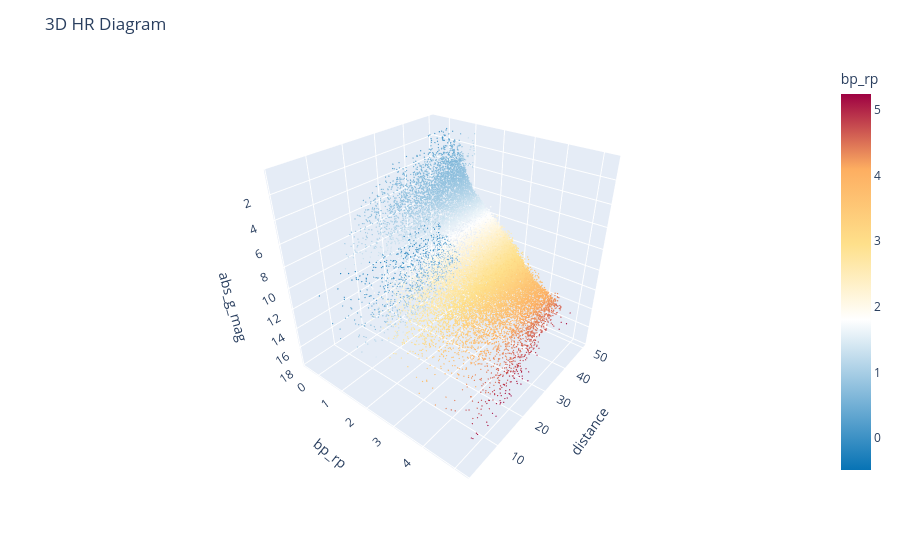

The notebook cell saved with this chart:
### Markdown cell above
### 4.c. Make different versions of this plot.

Pick at least one your ideas from the previous part and make them! Then, comment: What did you want to convey with the idea? Do you think it worked?

### Code cell
import plotly.express as px

# making the 3D HR Diagram
fig = px.scatter_3d(gaia_df[bp_good & rp_good & G_good], x='bp_rp', y='distance', z='abs_g_mag', color='bp_rp', color_continuous_scale=[
[0, '#0773b5'], # the colors here are once again meant to approximate the colors of stars
[0.4, 'rgb(255, 255, 255)'],
[0.6, '#fee08b'],
[0.8, '#fdae61'],
[1, '#9e0142']
])
camera = dict(
    eye=dict(x=1.2, y=-1.5, z=1.2)
)
fig.update_layout(scene_camera=camera, title='3D HR Diagram')

# decreasing the size of the points
fig.update_traces(marker=dict(size=0.75))

# reversing z axis limits
fig.update_scenes(zaxis_autorange='reversed')

fig.show()

# this is so that the plot shows up in the pdf
# from IPython.display import Image
# Image('Figures/3D_HR.png')

### Figure 1 — Plotly figure (JSON) as saved in the notebook; plotly's stock layout.template omitted (floating-point values rounded to 4 significant figures; data arrays with more than 128 entries replaced by an {"elided": "..."} marker saying what was removed)
{"data": [{"hovertemplate": "bp_rp=%{marker.color}<br>distance=%{y}<br>abs_g_mag=%{z}<extra></extra>", "legendgroup": "", "marker": {"color": {"elided": "27729 float values"}, "coloraxis": "coloraxis", "symbol": "circle", "size": 0.75}, "mode": "markers", "name": "", "scene": "scene", "showlegend": false, "x": {"elided": "27729 float values"}, "y": {"elided": "27729 float values"}, "z": {"elided": "27729 float values"}, "type": "scatter3d"}], "layout": {"scene": {"domain": {"x": [0.0, 1.0], "y": [0.0, 1.0]}, "xaxis": {"title": {"text": "bp_rp"}}, "yaxis": {"title": {"text": "distance"}}, "zaxis": {"title": {"text": "abs_g_mag"}, "autorange": "reversed"}, "camera": {"eye": {"x": 1.2, "y": -1.5, "z": 1.2}}}, "coloraxis": {"colorbar": {"title": {"text": "bp_rp"}}, "colorscale": [[0, "#0773b5"], [0.4, "rgb(255, 255, 255)"], [0.6, "#fee08b"], [0.8, "#fdae61"], [1, "#9e0142"]]}, "legend": {"tracegroupgap": 0}, "margin": {"t": 60}, "title": {"text": "3D HR Diagram"}}}
